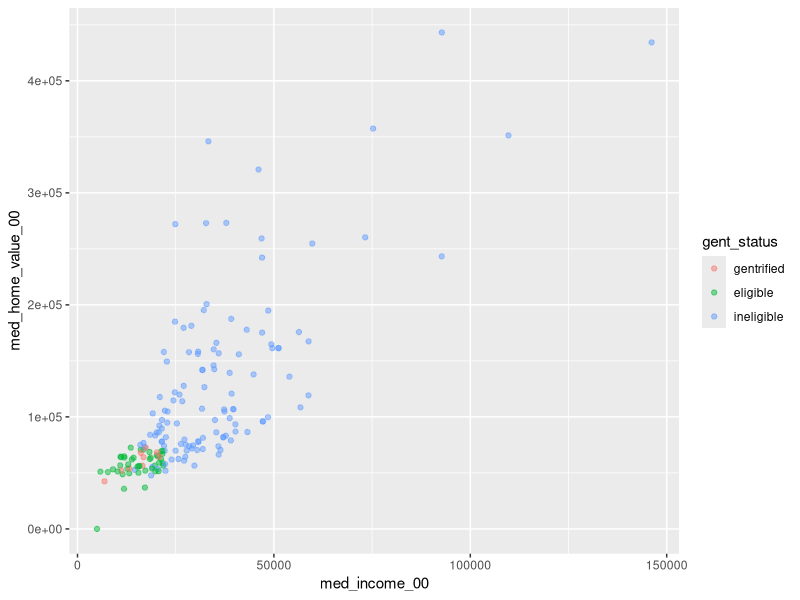

This figure's R source: (Note: this script raises an error after producing the figure.)
library(data.table)
library(stringr)
library(ggplot2)

inflation <- 1.266

ltdb_2010_samp <- fread("data/LTDB_Std_2010_Sample_NOLA.csv")
ltdb_2000_samp <- fread("data/LTDB_Std_2000_Sample_NOLA.csv")
ltdb_2000_full <- fread("data/LTDB_Std_2000_fullcount_NOLA.csv")

ltdb_2010_samp[, "TRTID10":=as.double(paste(
  statea,
  str_pad(countya, width=3, side="left", pad="0"),
  str_pad(tracta, width=6, side="left", pad="0"),
  sep=""
))]

ltdb_2000_full[, "PNHWHT00":=round(100*NHWHT00/POP00, 2)]
ltdb_2000_samp[, "PCOL00":=round(100*COL00/POP00SF3, 2)]

setkey(ltdb_2010_samp, TRTID10)
setkey(ltdb_2000_samp, TRTID10)
setkey(ltdb_2000_full, TRTID10)

ltdb_full <- ltdb_2000_samp[ltdb_2000_full][ltdb_2010_samp][, .(
  "tract_id" = TRTID10,
  "population_00" = POP00,
  "population_10" = pop12,
  "med_income_00" = HINC00,
  "med_income_10" = hinc12,
  "med_home_value_00" = MHMVAL00,
  "med_home_value_10" = mhmval12,
  "pct_college_00" = PCOL00,
  "pct_college_10" = pcol12,
  "pct_white_00" = PNHWHT00,
  "pct_white_10" = pnhwht12
)][med_income_10 != -999]

ltdb_full[, `:=`(
  "population_change" = population_10 - population_00,
  "med_income_change" = med_income_10 - med_income_00,
  "med_home_value_change" = med_home_value_10 - (inflation*med_home_value_00),
  "pct_college_change" = pct_college_10 - pct_college_00,
  "pct_white_change" = pct_white_10 - pct_white_00
)]

percentile <- function(values) {
  return(
    round(100 * (rank(values, ties.method="min") - 1) / (length(values) - 1))
  )
}

ltdb_full$population_00_pctile <- percentile(ltdb_full$population_00)
ltdb_full$population_10_pctile <- percentile(ltdb_full$population_10)
ltdb_full$population_change_pctile <- percentile(ltdb_full$population_change)
ltdb_full$med_income_00_pctile <- percentile(ltdb_full$med_income_00)
ltdb_full$med_income_10_pctile <- percentile(ltdb_full$med_income_10)
ltdb_full$med_income_change_pctile <- percentile(ltdb_full$med_income_change)
ltdb_full$med_home_value_00_pctile <- percentile(ltdb_full$med_home_value_00)
ltdb_full$med_home_value_10_pctile <- percentile(ltdb_full$med_home_value_10)
ltdb_full$med_home_value_change_pctile <- percentile(ltdb_full$med_home_value_change)
ltdb_full$pct_college_00_pctile <- percentile(ltdb_full$pct_college_00)
ltdb_full$pct_college_10_pctile <- percentile(ltdb_full$pct_college_10)
ltdb_full$pct_college_change_pctile <- percentile(ltdb_full$pct_college_change)
ltdb_full$pct_white_00_pctile <- percentile(ltdb_full$pct_white_00)
ltdb_full$pct_white_10_pctile <- percentile(ltdb_full$pct_white_10)
ltdb_full$pct_white_change_pctile <- percentile(ltdb_full$pct_white_change)

ltdb_full[, gent_eligible := (
  population_00 >= 500 &
  population_10 >= 500 &
  med_income_00_pctile <= 40 &
  med_home_value_00_pctile <= 40
)]

ltdb_full[, gentrified := (
  gent_eligible &
  med_home_value_change_pctile > 50 &
  pct_college_change_pctile > 50
)]

ltdb_full[, "gent_status" := factor(ifelse(gentrified, "gentrified", ifelse(gent_eligible, "eligible", "ineligible")), levels=c("gentrified", "eligible", "ineligible"))]

ggplot(data=ltdb_full, aes(x=med_income_00, y=med_home_value_00, color=gent_status)) +
  geom_point(alpha=0.5)


ltdb_full <- fread("data/nola_viz_data.csv")

tract_damage$geoid = as.double(tract_damage$geoid)
ltdb_damage <- merge(x=ltdb_full, y=tract_damage, by.x="tract_id", by.y="geoid", all.x=FALSE, all.y=FALSE)
ltdb_damage$V1 <- NULL

write.csv(ltdb_damage, "arcdemo/data/nola_viz_data.csv")
